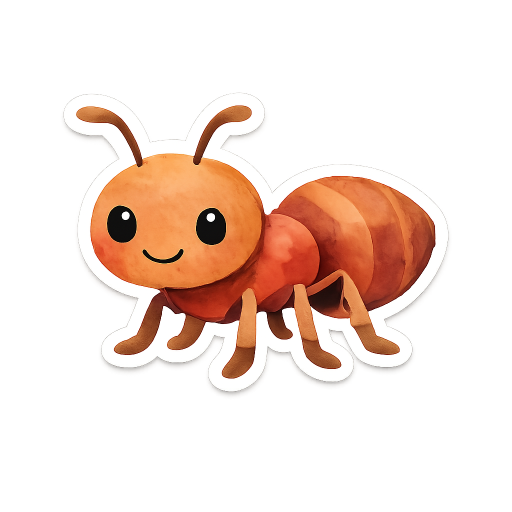
#> input picture AI_generation/copy_finsh/insects/ant.png, 1024 x 1024 px, found by its file name (shown at 1/2 size)
$ python change_fig_size.py
#> lines starting #> are read from the running program, lines starting #| are printed output that depends on the picture
"""手动等比缩放 static/images 下的指定 png,覆盖原图。

    poetry run python -m AI_generation.change_fig_size

用法: 在下面的 TASKS 里填「文件名 -> 缩放比例」,跑一次,处理完 TASKS 清空即可。
- 只处理列出来的图,不碰其他文件。
- 等比缩放,LANCZOS 重采样(高质量,缩小时清晰度损失最小),保留透明通道。
- 覆盖原图前不备份——归档在 AI_generation/copy_finsh 里有原始大图,
  改坏了从那里重新跑 copy.py 即可恢复。
- 注意: 放大(比例 > 1)必然损失清晰度,脚本会警告但仍会执行。
"""

from pathlib import Path

from PIL import Image

STATIC_IMAGES = Path(__file__).parent.parent / "static" / "images"

# ---------------------------------------------------------------------------
# 在这里填要缩放的图片: 文件名(相对 static/images) -> 缩放比例
# 例如 0.5 = 缩到一半, 0.8 = 缩到八成。处理完建议清空,避免下次误跑重复缩放。
# ---------------------------------------------------------------------------
TASKS: dict[str, float] = {
    "ant.png": 0.5,
    "bee.png": 0.7,
    # "cow.png": 0.8,
    # "farm_background.png": 0.5,
}


def resize_one(filename: str, scale: float) -> None:
#> called with filename = 'ant.png', scale = 0.5
    path = STATIC_IMAGES / filename
    if not path.exists():
        print(f"跳过(文件不存在): {filename}")
        return
    if scale <= 0:
        print(f"跳过(比例必须大于 0): {filename} -> {scale}")
        return
    if scale > 1:
        print(f"警告: {filename} 比例 {scale} 是放大,会损失清晰度")

    with Image.open(path) as img:
#> img is the input picture: PIL image 1024x1024 RGBA; mean R, G, B, A 167.9, 148.2, 136.8, 71.4
        old_size = img.size
#> old_size = (1024, 1024)
        new_size = (
            max(1, round(old_size[0] * scale)),
            max(1, round(old_size[1] * scale)),
        )
#> new_size = (512, 512)
        if new_size == old_size:
            print(f"跳过(尺寸无变化): {filename} {old_size}")
            return
        resized = img.resize(new_size, Image.Resampling.LANCZOS)
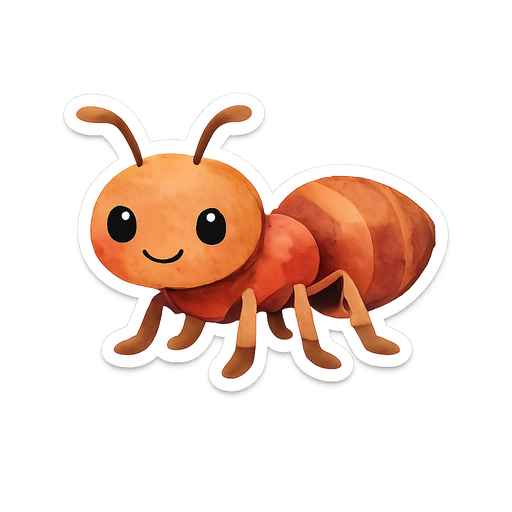
#> resized: PIL image 512x512 RGBA; mean R, G, B, A 63.1, 44.9, 36.4, 71.4; transparent parts drawn white
        resized.save(path, format="PNG", optimize=True)
    print(f"完成: {filename} {old_size[0]}x{old_size[1]} -> {new_size[0]}x{new_size[1]}")
#| 完成: ant.png 1024x1024 -> 512x512


def main() -> None:
    if not TASKS:
        print("TASKS 为空: 请先在 change_fig_size.py 顶部填入「文件名 -> 缩放比例」")
        return
    for filename, scale in TASKS.items():
        resize_one(filename, scale)
#> pass 2 of the loop in main, `for filename, scale in TASKS.items():`:
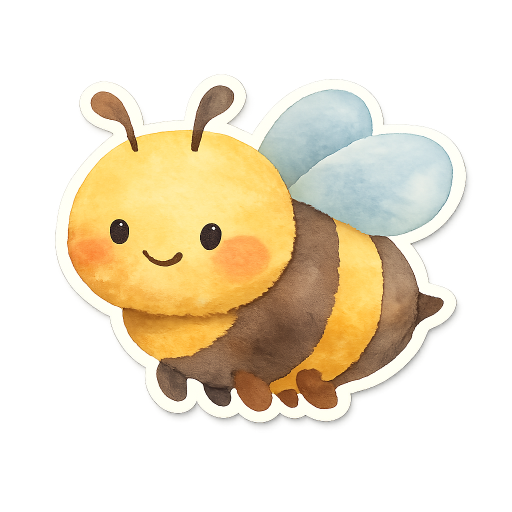
#> input picture AI_generation/copy_finsh/insects/bee.png, 1024 x 1024 px, found by its file name (shown at 1/2 size)
#> in resize_one, img is the input picture: PIL image 1024x1024 RGBA; mean R, G, B, A 176.9, 166.5, 139.2, 103.9
#> in resize_one (call 2), `resized = img.resize(new_size, Image.Resampling.LANCZOS)`:
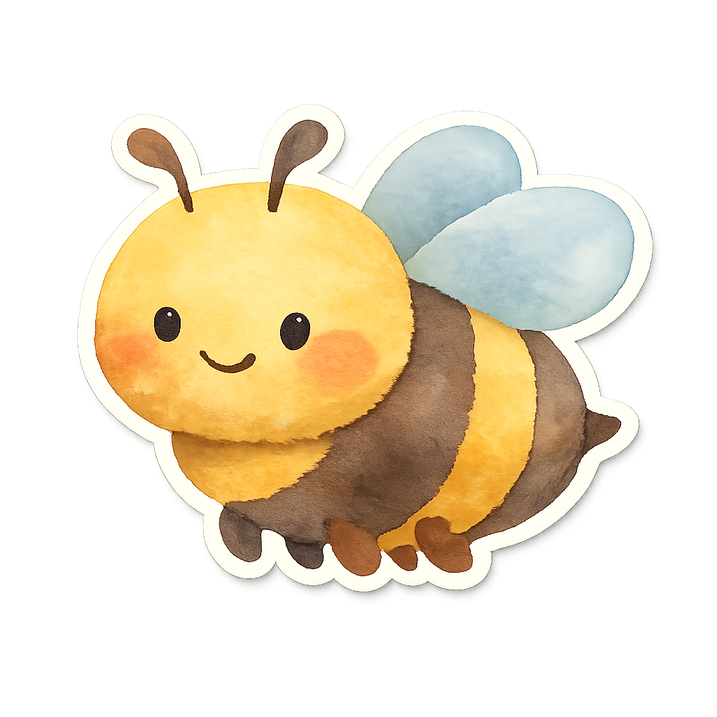
#> resized: PIL image 717x717 RGBA; mean R, G, B, A 89.6, 79.2, 58.5, 103.9; transparent parts drawn white
#| 完成: bee.png 1024x1024 -> 717x717


if __name__ == "__main__":
    main()
